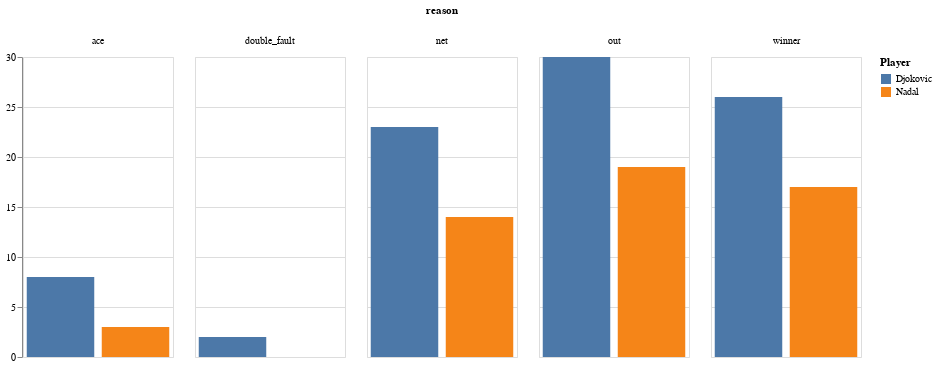

Notebook cell for this chart:
### Code cell
alt.Chart(grouped_points).mark_bar().encode(
    x = alt.X('winner:O', axis = None),
    y = alt.Y('count:Q', title = None),
    color = alt.Color('winner:N',title = 'Player' ),
    column = 'reason:N',
    tooltip=['count']
).properties(width = 150)

### Figure 1 — Vega-Lite specification as saved in the notebook (floating-point values rounded to 4 significant figures)
{"$schema": "https://vega.github.io/schema/vega-lite/v4.0.2.json", "config": {"view": {"continuousHeight": 300, "continuousWidth": 400}}, "data": {"name": "data-c5d9a6b6192136802da6597a89261897"}, "datasets": {"data-c5d9a6b6192136802da6597a89261897": [{"count": 8, "reason": "ace", "winner": "Djokovic"}, {"count": 2, "reason": "double_fault", "winner": "Djokovic"}, {"count": 23, "reason": "net", "winner": "Djokovic"}, {"count": 30, "reason": "out", "winner": "Djokovic"}, {"count": 26, "reason": "winner", "winner": "Djokovic"}, {"count": 3, "reason": "ace", "winner": "Nadal"}, {"count": 14, "reason": "net", "winner": "Nadal"}, {"count": 19, "reason": "out", "winner": "Nadal"}, {"count": 17, "reason": "winner", "winner": "Nadal"}]}, "encoding": {"color": {"field": "winner", "title": "Player", "type": "nominal"}, "column": {"field": "reason", "type": "nominal"}, "tooltip": [{"field": "count", "type": "quantitative"}], "x": {"axis": null, "field": "winner", "type": "ordinal"}, "y": {"field": "count", "title": null, "type": "quantitative"}}, "mark": "bar", "width": 150}
